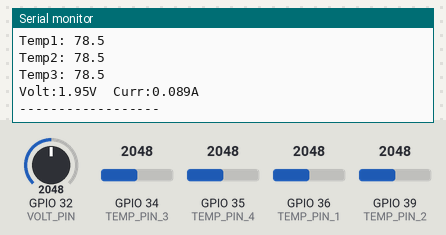
Simulated run of this sketch. Board: ESP32. Parts: the last lines printed to the serial monitor. The inputs (shaded band) are chosen by the test bench; at power-on: GPIO 32 (VOLT_PIN) = 2048, GPIO 34 (TEMP_PIN_3) = 2048, GPIO 35 (TEMP_PIN_4) = 2048, GPIO 36 (TEMP_PIN_1) = 2048, GPIO 39 (TEMP_PIN_2) = 2048. WiFi joins after 1.5 s; servers stay silent unless stated.

Above: at 2.7 s.
2.8 s: GPIO 32 (VOLT_PIN) set to 2866
At 3.6 s:
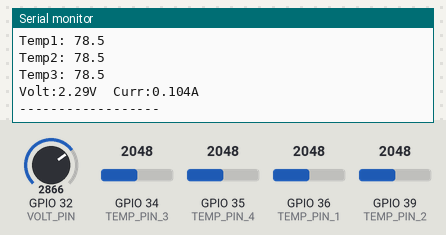
4.3 s: GPIO 34 (TEMP_PIN_3) set to 2866
At 5.8 s:
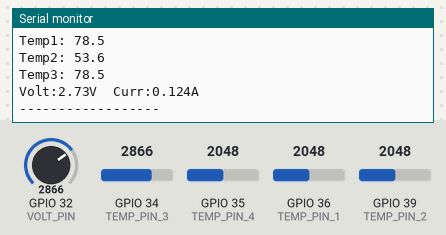
7.3 s: GPIO 35 (TEMP_PIN_4) set to 2866
At 8.6 s:
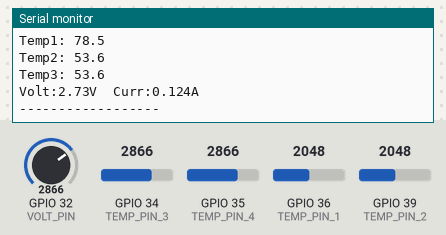
8.8 s: GPIO 36 (TEMP_PIN_1) set to 2866
10.3 s: GPIO 39 (TEMP_PIN_2) set to 2866
11.8 s: GPIO 32 (VOLT_PIN) set to 3972
At 12.8 s:
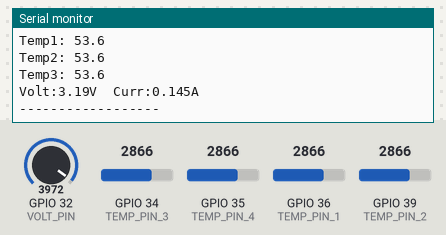
Timing chart, 0 to 14.3 s (numbered marks = the images above; inputs shaded):
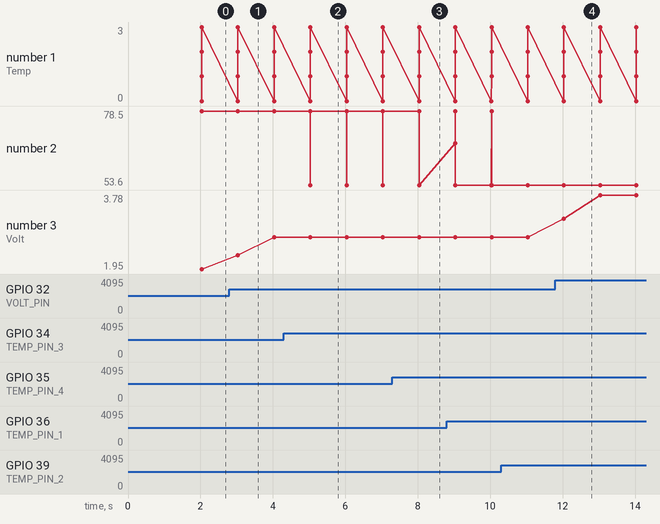

Measured:
- after the input at 2.8 s, the serial monitor: prints a new line after 0.23 s (image 1)
- after the input at 4.3 s, the serial monitor: prints a new line after 0.73 s (image 2)
- after the input at 7.3 s, the serial monitor: prints a new line after 0.73 s (image 3)
- after the input at 11.8 s, the serial monitor: prints a new line after 0.24 s (image 4)
- plotted number 3: 1.95 → 2.73 after the input at 2.8 s, 2.73 → 3.78 after the input at 11.8 s

The sketch:

peltier.ino
```cpp
/*
  https://github.com/canusorn/peltier_legaiyki
*/

#define GSHEETUPDATE 60   // เวลา update ขึ้น gsheet [sec]

#define VOLT_PIN 32        // pin ต่อ volt ของ peltier   0-4095
#define SAMPLE 50.0
#define RLOAD 22

//  pin สำหรับ temp sensor 1-4
#define TEMP_PIN_1 36
#define TEMP_PIN_2 39
#define TEMP_PIN_3 34
#define TEMP_PIN_4 35

// ใส่ชื่อ และรหัสผ่าน wifi ที่ต้องการเชื่อมต่อ
char *ssid = "WARAMET.J_2.4G";
char *pass = "0967289141t";

// ลิ้งของ google sheet
String gsheet_url = "https://script.google.com/macros/s/AKfycby8wfkzhUpx3kPQieQmcQxf3LB3oUCKd6tFjBQEvapaVKToHtKyi6J5aLbg94263iF0zw/exec";


#include <WiFi.h>
#include <WiFiClient.h>
#include <WiFiClientSecure.h>
#include <HTTPClient.h>


unsigned long previousMillis = 0, previousGsheet;       // will store last time LED was updated
float temp[4], volt, curr;

void setup()
{
  Serial.begin(115200);

  Serial.println();
  Serial.println("******************************************************");
  Serial.print("Connecting to ");
  Serial.println(ssid);

  WiFi.begin(ssid, pass);

  while (WiFi.status() != WL_CONNECTED) {
    delay(500);
    Serial.print(".");
  }

  Serial.println("");
  Serial.println("WiFi connected");
  Serial.println("IP address: ");
  Serial.println(WiFi.localIP());
}


void loop()
{

  unsigned long currentMillis = millis();
  if (currentMillis - previousMillis >= 1000) {
    previousMillis = currentMillis;

    volt = 0;
    float Read[4];
    for (int i = 0; i < SAMPLE ; i++)
    {

      // อ่านค่าแรงดันจาก adc นำมาบวกหาค่าเฉลี่ย
      volt += analogRead(VOLT_PIN);
      Read[0] += analogRead(TEMP_PIN_1);
      Read[1] += analogRead(TEMP_PIN_2);
      Read[2] += analogRead(TEMP_PIN_3);
      Read[3] += analogRead(TEMP_PIN_4);

      delay(10);  //  time to flush all Serial stuff
    }

    for (int i = 0; i < 4 ; i++)
    {
      float Vr, Rt, ln, T0 = 25 + 273.15;
      Read[i] /= SAMPLE;
      Read[i] = (3.3 / 4095.0) * Read[i];
      Vr = 3.3 - Read[i];
      Rt = Read[i] / (Vr / 6300);
      ln = log(Rt / 10000);
      temp[i] = (1 / ((ln / 3950) + (1 / T0)));
      temp[i] = temp[i] - 273.15;
      temp[i] = temp[i] * 1.3 + 32; // calibrate
      Serial.println("Temp" + String(i) + ": " + String(temp[i], 1));
    }

    // หาค่าเฉลี่ย peltier volt
    volt = volt / SAMPLE;
    //    Serial.print("analog:" + String(volt));
    volt = volt / 4095.0 * 3.3 * 1.18;
    curr = volt / RLOAD;

    Serial.println("Volt:" + String(volt) + "V\tCurr:" + String(curr, 3) + "A");

    Serial.println("------------------");

    // อัพเดทค่าขึ้น google sheet
    if (currentMillis - previousGsheet >= GSHEETUPDATE * 1000) {
      previousGsheet = currentMillis;
      Serial.println("gsheet update");
      gsheet();
    }
  }
}

void gsheet() {
  WiFiClientSecure client;
  client.setInsecure(); // This disables SSL certificate validation

  HTTPClient https;

  String serverURL = gsheet_url;
  serverURL += "?temp1=" + String(temp[0], 0);
  serverURL += "&temp2=" + String(temp[1], 0);
  serverURL += "&temp3=" + String(temp[2], 0);
  serverURL += "&temp4=" + String(temp[3], 0);
  serverURL += "&volt=" + String(volt, 2);
  serverURL += "&curr=" + String(curr, 3);
  serverURL += "&resis=" + String(RLOAD);
//  Serial.println(serverURL);

  if (https.begin(client, serverURL)) { // Start the connection
    int httpCode = https.GET(); // Make a GET request

    // Check the returning code
    if (httpCode > 0) {
      Serial.printf("HTTPS GET... code: %d\n", httpCode);

      // Get the response payload
      if (httpCode == HTTP_CODE_OK || httpCode == HTTP_CODE_MOVED_PERMANENTLY) {
        String payload = https.getString();
        Serial.println(payload);
      }
    } else {
      Serial.printf("GET... failed, error: %s\n", https.errorToString(httpCode).c_str());
    }

    https.end(); // Close the connection
  } else {
    Serial.println("Unable to connect");
  }
}
```
